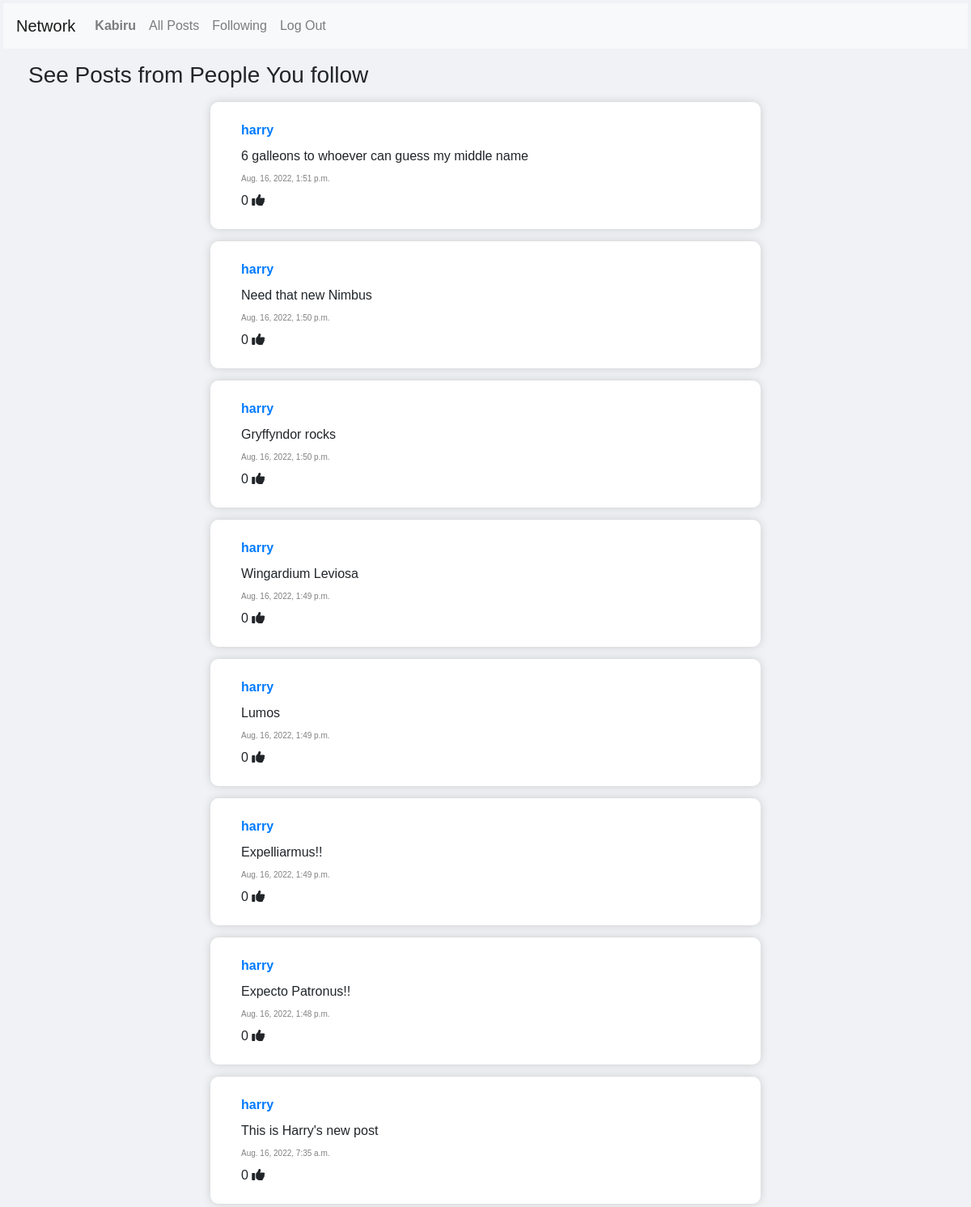
Page /following (signed in) on the committed database.
### network/models.py (models this page shows, shortened)
class User(AbstractUser):
    followers = models.ManyToManyField('self', symmetrical=False, blank=True, related_name='user_followers')

class Post(models.Model):
    id = models.AutoField(primary_key=True)
    user = models.ForeignKey(User, on_delete=models.CASCADE)
    addedOn = models.DateTimeField(auto_now_add=True)
    content = models.CharField(max_length=500)
    liked_by = models.ManyToManyField(User, symmetrical=False, blank=True, related_name="users_liked")
    class Meta:
        ordering = ['-addedOn']

### network/views.py (the view)
# urls.py: path("following", views.following, name="following"),
def following(request):
    followed_users = User.objects.filter(followers=request.user)
    posts_by_followed = Post.objects.filter(user__in=followed_users)
    context = {
        "posts": posts_by_followed
    }
    return render(request, "network/following.html", context)

### network/templates/network/following.html
{% extends "network/layout.html" %}
{% block body %}
    <div class="container m-3">
        <h3>See Posts from People You follow</h3>
    </div>
    {% for post in posts %}
        <div class="post-wrap-card">
            <div class="row m-2">
                <div class="col font-weight-bold"><a href="/user/{{ post.user }}">{{ post.user }}</a></div>
            </div>
            <div class="row m-2">
                <div class="col">{{ post.content }}</div>
            </div>
            <div class="row m-2">
                <div class="col post-date" >{{ post.addedOn }}</div>
            </div>
            <div class="row m-2">
                <div class="col" >0 <i class="fa-solid fa-thumbs-up"></i></div>
            </div>
        </div>
    {% endfor %}
{% endblock %}

### network/templates/network/layout.html (shortened to what this page needs)
{% load static %}
<!DOCTYPE html>
<html lang="en">
    <head>
        <link rel="stylesheet" href="https://stackpath.bootstrapcdn.com/bootstrap/4.4.1/css/bootstrap.min.css">
        <link href="{% static 'network/styles.css' %}" rel="stylesheet">
        <link href="{% static 'fontawesomefree/css/fontawesome.css' %}" rel="stylesheet" type="text/css">
        <link href="{% static 'fontawesomefree/css/solid.css' %}" rel="stylesheet" type="text/css">
    </head>
    <body>
        <nav class="navbar navbar-expand-lg navbar-light bg-light">
            <a class="navbar-brand" href="{% url 'index' %}">Network</a>
            <div>
              <ul class="navbar-nav mr-auto">
                {% if user.is_authenticated %}
                    <li class="nav-item">
                        <a class="nav-link" href=""><strong>{{ user.username }}</strong></a>
                    </li>
                {% endif %}
                <li class="nav-item">
                  <a class="nav-link" href="{% url 'index' %}">All Posts</a>
                </li>
                {% if user.is_authenticated %}
                    <li class="nav-item">
                        <a class="nav-link" href="{% url 'following' %}">Following</a>
                    </li>
                    <li class="nav-item">
                        <a class="nav-link" href="{% url 'logout' %}">Log Out</a>
                    </li>
                {% endif %}
              </ul>
            </div>
          </nav>
        <div class="body">
            {% block body %}
            {% endblock %}
        </div>
    </body>
</html>

### network/static/network/styles.css (style rules this page uses)
.post-date { font-size: 10px; color:gray; }

### network/templates/network/layout.html (style rules this page uses)
body { margin:2px; padding:2px; font-family: 'Trebuchet MS', 'Lucida Sans Unicode', 'Lucida Grande', 'Lucida Sans', Arial, sans-serif; background-color: #F0F2F5; }
.post-wrap-card { margin:auto; margin-top: 15px; padding: 15px; border-radius: 10px; background: white; box-shadow: 0px 0px 12px -2px rgba(173,173,173,0.8); max-width: 680px; }
.post-date { font-size: 10px; color:gray; }

### rows in the picture
User: username "Kabiru"
Post: user "harry", content "6 galleons to whoever can guess my middle name", addedOn "Aug. 16, 2022, 1:51 p.m."
Post: user "harry", content "Need that new Nimbus", addedOn "Aug. 16, 2022, 1:50 p.m."
Post: user "harry", content "Gryffyndor rocks", addedOn "Aug. 16, 2022, 1:50 p.m."
Post: user "harry", content "Wingardium Leviosa", addedOn "Aug. 16, 2022, 1:49 p.m."
Post: user "harry", content "Lumos", addedOn "Aug. 16, 2022, 1:49 p.m."
Post: user "harry", content "Expelliarmus!!", addedOn "Aug. 16, 2022, 1:49 p.m."
Post: user "harry", content "Expecto Patronus!!", addedOn "Aug. 16, 2022, 1:48 p.m."
Post: user "harry", content "This is Harry's new post", addedOn "Aug. 16, 2022, 7:35 a.m."
